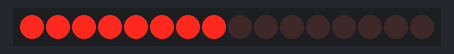
The sketch below on a simulated Arduino Uno, built with avr-gcc and run on an emulated ATmega328P. Parts: 16 shift-register outputs drawn as a row of LEDs (first output left, lit = HIGH). Wiring (inferred from the names in the program): 2 × shift register (74HC595): data pin 11; shift clock pin 12; latch pin 8. Wiring (inferred from the signals the program sends): row of LEDs: on Q0, Q1, Q2, Q3, Q4, Q5, Q6, Q7, Q8, Q9, Q10, Q11, Q12, Q13, Q14, Q15.

Above: at 0.12 s.
At 4.88 s:
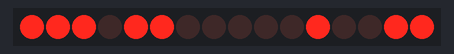
At 9.88 s:
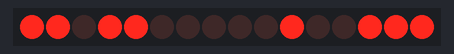
At 19.9 s:
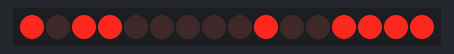
At 29.66 s:
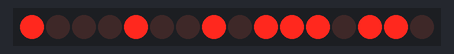
At 39.67 s:
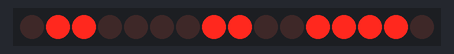
Timing chart, 0 to 40.0 s (numbered marks = the images above):
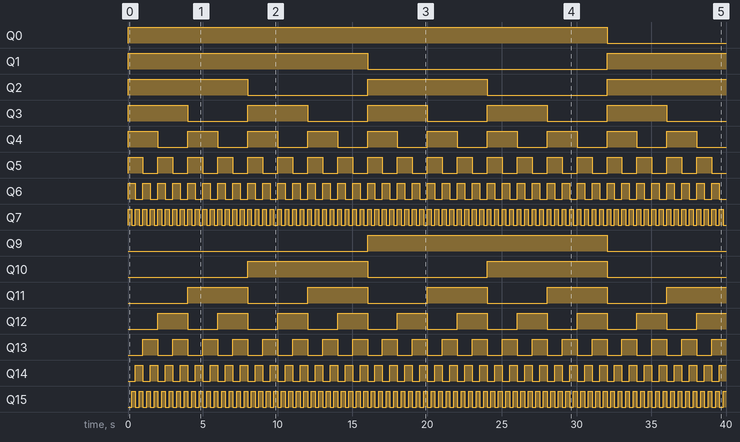

The sketch:

Dual_8_bit_binary_counters.ino
```cpp
int latchPin = 8;
int clockPin = 12;
int dataPin = 11;

void setup()
{
  pinMode(latchPin, OUTPUT);
  pinMode(clockPin, OUTPUT);
  pinMode(dataPin, OUTPUT);
}
void loop()
{
  for (int i = 0; i<256; i++)
  {
    digitalWrite(latchPin, LOW);
    shiftOut(i);
    shiftOut(255-i);
    digitalWrite(latchPin, HIGH);
    delay(250);
  }
}
void shiftOut(byte dataOut)
{
  boolean pinState;
  digitalWrite(dataPin, LOW);
  digitalWrite(clockPin, LOW);
  for (int i=0; i<=7; i++)
  {
    digitalWrite(clockPin, LOW);
    if (dataOut & (1<<i))
    {
      pinState = HIGH;
    }
    else
    {
      pinState = LOW;
    }
    digitalWrite(dataPin, pinState);
    digitalWrite(clockPin, HIGH);
    digitalWrite(dataPin, LOW);
  }
  digitalWrite(clockPin, LOW);
}
```

Measured:
- by itself, Q0: LOW → HIGH at 0.00 s, → LOW 32.0 s later
- by itself, Q1: LOW → HIGH at 0.00 s, → LOW 16.0 s later, → HIGH 16.0 s later
- by itself, Q2, Q10: alternates HIGH for 8.0 s and LOW for 8.0 s
- by itself, Q3, Q11: alternates HIGH for 4.0 s and LOW for 4.0 s
- by itself, Q4, Q12: alternates HIGH for 2.0 s and LOW for 2.0 s
- by itself, Q5, Q13: alternates HIGH for 1.0 s and LOW for 1.0 s
- by itself, Q6, Q14: alternates HIGH for 0.50 s and LOW for 0.50 s
- by itself, Q7, Q15: alternates HIGH for 0.25 s and LOW for 0.25 s
